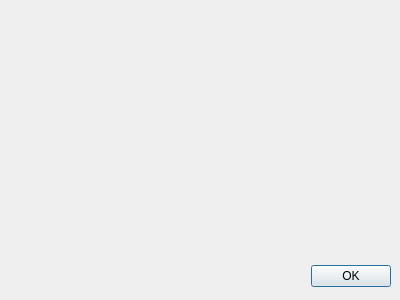
<?xml version="1.0" encoding="UTF-8"?>
<ui version="4.0">
 <class>FileInfoDialog</class>
 <widget class="QDialog" name="FileInfoDialog">
  <property name="geometry">
   <rect>
    <x>0</x>
    <y>0</y>
    <width>400</width>
    <height>300</height>
   </rect>
  </property>
  <property name="windowTitle">
   <string>File Info</string>
  </property>
  <widget class="QDialogButtonBox" name="buttonBox">
   <property name="geometry">
    <rect>
     <x>50</x>
     <y>260</y>
     <width>341</width>
     <height>32</height>
    </rect>
   </property>
   <property name="orientation">
    <enum>Qt::Horizontal</enum>
   </property>
   <property name="standardButtons">
    <set>QDialogButtonBox::Ok</set>
   </property>
  </widget>
 </widget>
 <resources/>
 <connections>
  <connection>
   <sender>buttonBox</sender>
   <signal>accepted()</signal>
   <receiver>FileInfoDialog</receiver>
   <slot>accept()</slot>
   <hints>
    <hint type="sourcelabel">
     <x>248</x>
     <y>254</y>
    </hint>
    <hint type="destinationlabel">
     <x>157</x>
     <y>274</y>
    </hint>
   </hints>
  </connection>
  <connection>
   <sender>buttonBox</sender>
   <signal>rejected()</signal>
   <receiver>FileInfoDialog</receiver>
   <slot>reject()</slot>
   <hints>
    <hint type="sourcelabel">
     <x>316</x>
     <y>260</y>
    </hint>
    <hint type="destinationlabel">
     <x>286</x>
     <y>274</y>
    </hint>
   </hints>
  </connection>
 </connections>
</ui>
